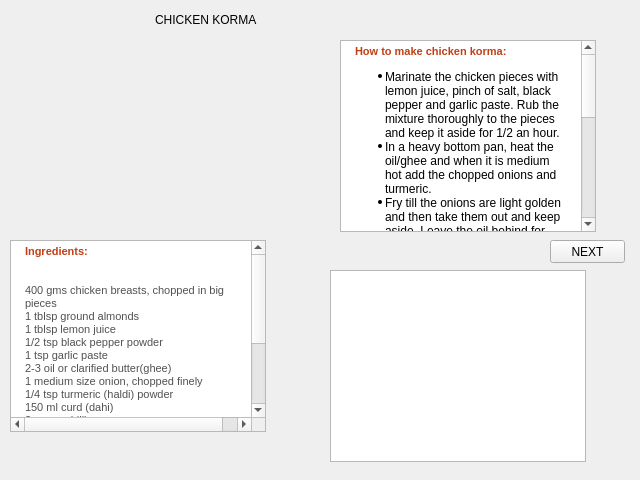
<?xml version="1.0" encoding="UTF-8"?>
<ui version="4.0">
 <class>Nonveg6</class>
 <widget class="QWidget" name="Nonveg6">
  <property name="geometry">
   <rect>
    <x>0</x>
    <y>0</y>
    <width>640</width>
    <height>480</height>
   </rect>
  </property>
  <property name="windowTitle">
   <string>Form</string>
  </property>
  <widget class="QLabel" name="label">
   <property name="geometry">
    <rect>
     <x>155</x>
     <y>10</y>
     <width>191</width>
     <height>20</height>
    </rect>
   </property>
   <property name="text">
    <string>CHICKEN KORMA</string>
   </property>
  </widget>
  <widget class="QLabel" name="label_2">
   <property name="geometry">
    <rect>
     <x>20</x>
     <y>60</y>
     <width>241</width>
     <height>161</height>
    </rect>
   </property>
   <property name="text">
    <string/>
   </property>
   <property name="pixmap">
    <pixmap>../../Required Images/korma.jpg</pixmap>
   </property>
  </widget>
  <widget class="QTextBrowser" name="textBrowser">
   <property name="geometry">
    <rect>
     <x>10</x>
     <y>240</y>
     <width>256</width>
     <height>192</height>
    </rect>
   </property>
   <property name="html">
    <string>&lt;!DOCTYPE HTML PUBLIC &quot;-//W3C//DTD HTML 4.0//EN&quot; &quot;http://www.w3.org/TR/REC-html40/strict.dtd&quot;&gt;
&lt;html&gt;&lt;head&gt;&lt;meta name=&quot;qrichtext&quot; content=&quot;1&quot; /&gt;&lt;style type=&quot;text/css&quot;&gt;
p, li { white-space: pre-wrap; }
&lt;/style&gt;&lt;/head&gt;&lt;body style=&quot; font-family:'MS Shell Dlg 2'; font-size:8.25pt; font-weight:400; font-style:normal;&quot;&gt;
&lt;p style=&quot; margin-top:0px; margin-bottom:0px; margin-left:10px; margin-right:5px; -qt-block-indent:0; text-indent:0px;&quot;&gt;&lt;span style=&quot; font-family:'Arial'; font-size:8pt; font-weight:600; color:#c13e16;&quot;&gt;Ingredients:&lt;br /&gt;&lt;br /&gt;&lt;/span&gt;&lt;/p&gt;
&lt;p align=&quot;center&quot; style=&quot;-qt-paragraph-type:empty; margin-top:0px; margin-bottom:0px; margin-left:0px; margin-right:0px; -qt-block-indent:0; text-indent:0px; font-family:'Times New Roman'; font-size:8pt; color:#000000;&quot;&gt;&lt;/p&gt;
&lt;table border=&quot;0&quot; style=&quot; margin-top:0px; margin-bottom:0px; margin-left:0px; margin-right:0px;&quot; align=&quot;center&quot; width=&quot;98%&quot; cellspacing=&quot;0&quot; cellpadding=&quot;0&quot;&gt;
&lt;tr&gt;
&lt;td width=&quot;250&quot; style=&quot; vertical-align:top;&quot;&gt;
&lt;p style=&quot; margin-top:0px; margin-bottom:0px; margin-left:10px; margin-right:10px; -qt-block-indent:0; text-indent:0px;&quot;&gt;&lt;span style=&quot; font-family:'verdana'; font-size:8pt; color:#515151;&quot;&gt;400 gms chicken breasts, chopped in big pieces&lt;br /&gt;1 tblsp ground almonds&lt;br /&gt;1 tblsp lemon juice&lt;br /&gt;1/2 tsp black pepper powder&lt;br /&gt;1 tsp garlic paste&lt;br /&gt;2-3 oil or clarified butter(ghee)&lt;br /&gt;1 medium size onion, chopped finely&lt;br /&gt;1/4 tsp turmeric (haldi) powder&lt;br /&gt;150 ml curd (dahi)&lt;br /&gt;2 green chillies&lt;br /&gt;4 pods cardammom&lt;br /&gt;3 cloves&lt;br /&gt;2 medium size cinnamon sticks&lt;br /&gt;1 bay leaf&lt;br /&gt;1/2 tsp garam masala&lt;br /&gt;1 tblsp chopped green coriander&lt;br /&gt;1/2 tblsp roasted chopped almonds&lt;br /&gt;Salt to taste&lt;/span&gt;&lt;/p&gt;&lt;/td&gt;&lt;/tr&gt;&lt;/table&gt;&lt;/body&gt;&lt;/html&gt;</string>
   </property>
  </widget>
  <widget class="QTextBrowser" name="textBrowser_2">
   <property name="geometry">
    <rect>
     <x>340</x>
     <y>40</y>
     <width>256</width>
     <height>192</height>
    </rect>
   </property>
   <property name="html">
    <string>&lt;!DOCTYPE HTML PUBLIC &quot;-//W3C//DTD HTML 4.0//EN&quot; &quot;http://www.w3.org/TR/REC-html40/strict.dtd&quot;&gt;
&lt;html&gt;&lt;head&gt;&lt;meta name=&quot;qrichtext&quot; content=&quot;1&quot; /&gt;&lt;style type=&quot;text/css&quot;&gt;
p, li { white-space: pre-wrap; }
&lt;/style&gt;&lt;/head&gt;&lt;body style=&quot; font-family:'MS Shell Dlg 2'; font-size:8.25pt; font-weight:400; font-style:normal;&quot;&gt;
&lt;p style=&quot; margin-top:0px; margin-bottom:0px; margin-left:10px; margin-right:5px; -qt-block-indent:0; text-indent:0px;&quot;&gt;&lt;span style=&quot; font-family:'Arial'; font-size:8pt; font-weight:600; color:#c13e16;&quot;&gt;How to make chicken korma:&lt;/span&gt;&lt;/p&gt;
&lt;ul style=&quot;margin-top: 0px; margin-bottom: 0px; margin-left: 0px; margin-right: 0px; -qt-list-indent: 1;&quot;&gt;&lt;li style=&quot; font-family:'Verdana'; font-size:8pt; color:#000000;&quot; style=&quot; margin-top:12px; margin-bottom:0px; margin-left:0px; margin-right:10px; -qt-block-indent:0; text-indent:0px;&quot;&gt;&lt;span style=&quot; font-size:medium;&quot;&gt;Marinate the chicken pieces with lemon juice, pinch of salt, black pepper and garlic paste. Rub the mixture thoroughly to the pieces and keep it aside for 1/2 an hour.&lt;/span&gt;&lt;/li&gt;
&lt;li style=&quot; font-family:'Verdana'; font-size:8pt; color:#000000;&quot; style=&quot; margin-top:0px; margin-bottom:0px; margin-left:0px; margin-right:10px; -qt-block-indent:0; text-indent:0px;&quot;&gt;&lt;span style=&quot; font-size:medium;&quot;&gt;In a heavy bottom pan, heat the oil/ghee and when it is medium hot add the chopped onions and turmeric.&lt;/span&gt;&lt;/li&gt;
&lt;li style=&quot; font-family:'Verdana'; font-size:8pt; color:#000000;&quot; style=&quot; margin-top:0px; margin-bottom:0px; margin-left:0px; margin-right:10px; -qt-block-indent:0; text-indent:0px;&quot;&gt;&lt;span style=&quot; font-size:medium;&quot;&gt;Fry till the onions are light golden and then take them out and keep aside. Leave the oil behind for further use.&lt;/span&gt;&lt;/li&gt;
&lt;li style=&quot; font-family:'Verdana'; font-size:8pt; color:#000000;&quot; style=&quot; margin-top:0px; margin-bottom:0px; margin-left:0px; margin-right:10px; -qt-block-indent:0; text-indent:0px;&quot;&gt;&lt;span style=&quot; font-size:medium;&quot;&gt;In a mixer make a fine paste of fried onions, curd, almonds, green chillies. Pour this mixture on the marinated chicken pieces.&lt;/span&gt;&lt;/li&gt;
&lt;li style=&quot; font-family:'Verdana'; font-size:8pt; color:#000000;&quot; style=&quot; margin-top:0px; margin-bottom:0px; margin-left:0px; margin-right:10px; -qt-block-indent:0; text-indent:0px;&quot;&gt;&lt;span style=&quot; font-size:medium;&quot;&gt;Now reheat the oil in the pan on medium flame and then add cardammom, cloves, cinnamon and bay leaf. Stir them for 30 secs and then add the marinated chicken along with leftover paste.&lt;/span&gt;&lt;/li&gt;
&lt;li style=&quot; font-family:'Verdana'; font-size:8pt; color:#000000;&quot; style=&quot; margin-top:0px; margin-bottom:0px; margin-left:0px; margin-right:10px; -qt-block-indent:0; text-indent:0px;&quot;&gt;&lt;span style=&quot; font-size:medium;&quot;&gt;Let the chicken cook on low flame while stirring occasionally till it boils. Then cover the pan with a lid and let it simmer till the chicken is cooked properly.&lt;/span&gt;&lt;/li&gt;
&lt;li style=&quot; font-family:'Verdana'; font-size:8pt; color:#000000;&quot; style=&quot; margin-top:0px; margin-bottom:0px; margin-left:0px; margin-right:10px; -qt-block-indent:0; text-indent:0px;&quot;&gt;&lt;span style=&quot; font-size:medium;&quot;&gt;Finally add garam masala and chopped green coriander.&lt;/span&gt;&lt;/li&gt;
&lt;li style=&quot; font-family:'Verdana'; font-size:8pt; color:#000000;&quot; style=&quot; margin-top:0px; margin-bottom:12px; margin-left:0px; margin-right:10px; -qt-block-indent:0; text-indent:0px;&quot;&gt;&lt;span style=&quot; font-size:medium;&quot;&gt;Add the salt according to taste and garnish with roasted almonds and some cream&lt;/span&gt;&lt;/li&gt;&lt;/ul&gt;&lt;/body&gt;&lt;/html&gt;</string>
   </property>
  </widget>
  <widget class="QTextBrowser" name="textBrowser_3">
   <property name="geometry">
    <rect>
     <x>330</x>
     <y>270</y>
     <width>256</width>
     <height>192</height>
    </rect>
   </property>
  </widget>
  <widget class="QPushButton" name="pushButton">
   <property name="geometry">
    <rect>
     <x>550</x>
     <y>240</y>
     <width>75</width>
     <height>23</height>
    </rect>
   </property>
   <property name="text">
    <string>NEXT</string>
   </property>
  </widget>
 </widget>
 <resources/>
 <connections/>
</ui>
